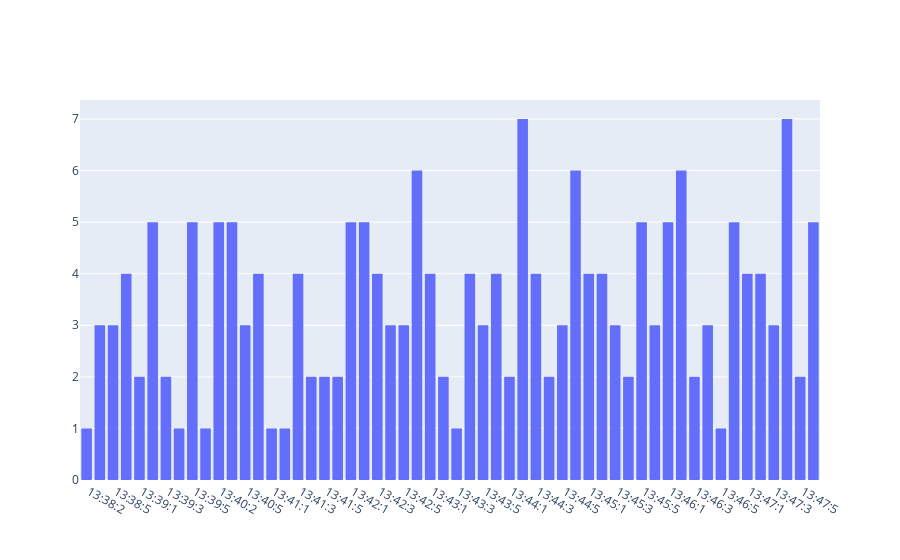
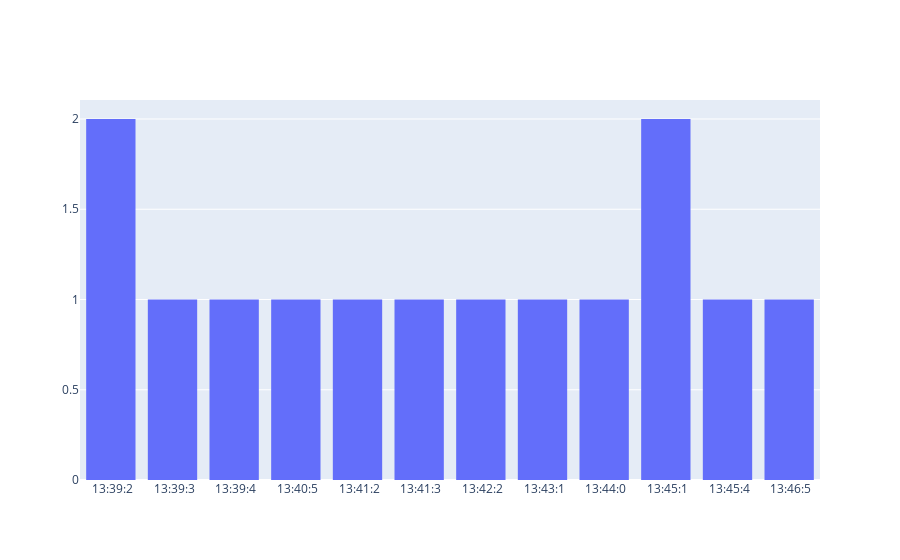

The cell these charts' notebook holds for them, in order:
### Code cell
#plot the timestamps
import plotly.graph_objects as go

#use the histogram to plot the timestamps
fig = go.Figure(data=[go.Histogram(x=timestamps)])
fig.show()


fig2 = go.Figure(data=[go.Histogram(x=laughs)])
fig2.show()


#10:47:3 means, the message occured between 10:47:30 and 10:47:39, (10 seconds intervall)

### Figure 1 — Plotly figure (JSON) as saved in the notebook; plotly's stock layout.template omitted (floating-point values rounded to 4 significant figures; data arrays with more than 128 entries replaced by an {"elided": "..."} marker saying what was removed)
{"data": [{"type": "histogram", "x": {"elided": "192 str values"}}], "layout": {}}

### Figure 2 — Plotly figure (JSON) as saved in the notebook; plotly's stock layout.template omitted (floating-point values rounded to 4 significant figures)
{"data": [{"type": "histogram", "x": [" 13:39:2", " 13:39:2", " 13:39:3", " 13:39:4", " 13:40:5", " 13:41:2", " 13:41:3", " 13:42:2", " 13:43:1", " 13:44:0", " 13:45:1", " 13:45:1", " 13:45:4", " 13:46:5"]}], "layout": {}}
